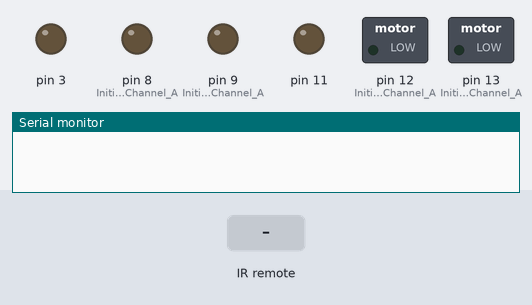
This sketch was run on a simulated Arduino Mega 2560, built with avr-gcc and run on an emulated ATmega2560. On the bench: switched loads named in the sketch (green lamp = pin HIGH), output pins drawn as LEDs (lit = HIGH), the last lines printed to the serial monitor. Inputs (shaded band) come from the test bench.

Above: at 1.2 s.
1.3 s: infrared code 0xFF629D received
At 2.5 s:
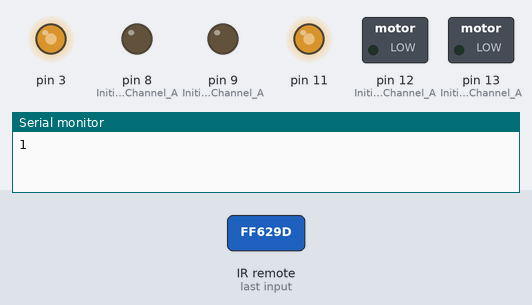
2.8 s: infrared code 0xFFA857 received
At 3.9 s:
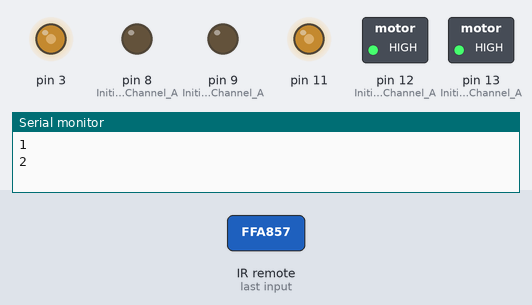
4.3 s: infrared code 0xFF02FD received
At 5.0 s:
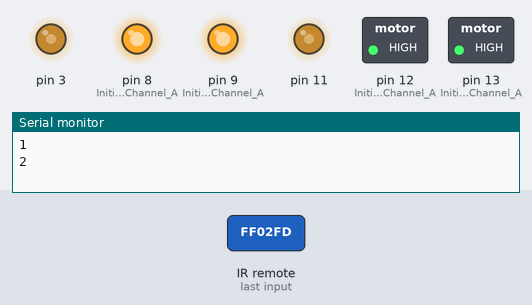
5.8 s: infrared code 0xFF22DD received
At 6.1 s:
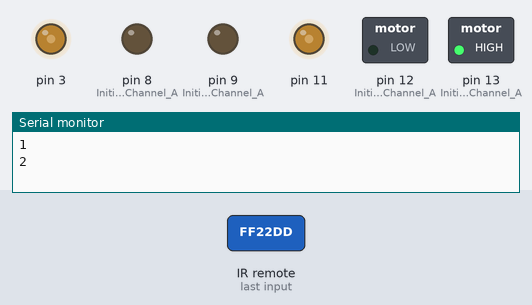
7.3 s: infrared code 0xFFC23D received
At 8.5 s:
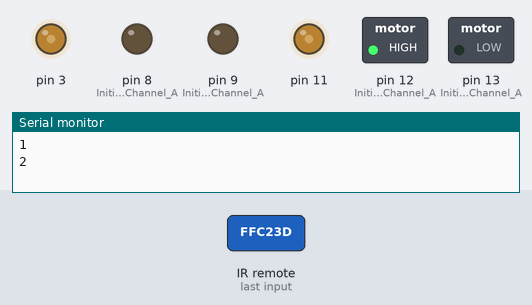
8.8 s: infrared code 0xFF02FD received
At 9.6 s:
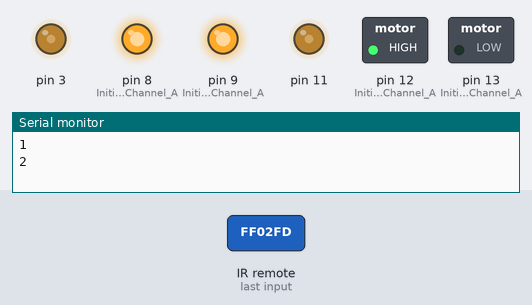
Timing chart, 0 to 11.3 s (numbered marks = the images above; inputs shaded):
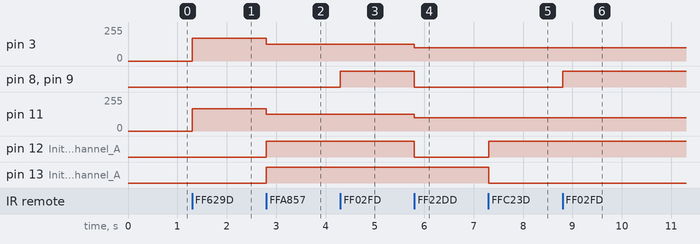

Measured:
- after the input at 1.3 s, pin 3: 0/255 → 170/255 at once; pin 11: 0/255 → 168/255 at once
- after the input at 2.8 s, pin 3: 170/255 → 125/255 at once; pin 11: 168/255 → 125/255 at once; pin 12 (Initiates_Motor_Channel_A), pin 13 (Initiates_Motor_Channel_A): LOW → HIGH at once
- after the input at 4.3 s, pin 8 (Initiates_Brake_Channel_A), pin 9 (Initiates_Brake_Channel_A): LOW → HIGH at once
- after the input at 5.8 s, pin 3, pin 11: 125/255 → 100/255 at once; pin 8 (Initiates_Brake_Channel_A), pin 9 (Initiates_Brake_Channel_A), pin 12 (Initiates_Motor_Channel_A): HIGH → LOW at once
- after the input at 7.3 s, pin 12 (Initiates_Motor_Channel_A): LOW → HIGH at once; pin 13 (Initiates_Motor_Channel_A): HIGH → LOW at once
- after the input at 8.8 s, pin 8 (Initiates_Brake_Channel_A), pin 9 (Initiates_Brake_Channel_A): LOW → HIGH at once

The sketch:

Tank_MotorShield_Test.ino
```cpp
/*************************************************************
Motor Shield 2-Channel DC Motor Demo
by Randy Sarafan

For more information see:
http://www.instructables.com/id/Arduino-Motor-Shield-Tutorial/

*************************************************************/

#include <IRremote.h>

int RECV_PIN = 5;

IRrecv irrecv(RECV_PIN);

decode_results results;

  int Richting; // 1=vooruit, 2=achteruit, 0=stop

void setup() {

  Serial.begin(9600);
  irrecv.enableIRIn(); // Start the IRreceiver

  //Setup Channel A
  pinMode(12, OUTPUT); //Initiates Motor Channel A pin
  pinMode(9, OUTPUT); //Initiates Brake Channel A pin

  //Setup Channel B
  pinMode(13, OUTPUT); //Initiates Motor Channel A pin
  pinMode(8, OUTPUT);  //Initiates Brake Channel A pin


}

void loop(){
//Serial.println("start loop");
  if (irrecv.decode(&results)) {
    String test;
    test = (results.value, HEX);
    //Serial.println(test);


  if ((results.value) == 0XFF629D){
    Richting = 1;
    Vooruit();

      }

   if ((results.value) == 0XFF02FD){
    Richting =0;
    RemLinks();
    RemRechts();

    }

   if ((results.value) == 0XFFA857){
    //Motor A backward @ full speed
    //Motor B fbackward @ full speed
    Richting = 2;
    Achteruit();

      }

    if ((results.value) == 0XFF22DD){
    Links();
    }

    if ((results.value) == 0XFFC23D){
    Rechts();
    }

/*
  //Motor A forward @ full speed
  digitalWrite(12, HIGH); //Establishes forward direction of Channel A
  digitalWrite(9, LOW);   //Disengage the Brake for Channel A
  analogWrite(3, 255);   //Spins the motor on Channel A at full speed

  //Motor B backward @ half speed
  digitalWrite(13, LOW);  //Establishes backward direction of Channel B
  digitalWrite(8, LOW);   //Disengage the Brake for Channel B
  analogWrite(11, 123);    //Spins the motor on Channel B at half speed


  delay(3000);


  digitalWrite(9, HIGH);  //Engage the Brake for Channel A
  digitalWrite(9, HIGH);  //Engage the Brake for Channel B


  delay(1000);


  //Motor A forward @ full speed
  digitalWrite(12, LOW);  //Establishes backward direction of Channel A
  digitalWrite(9, LOW);   //Disengage the Brake for Channel A
  analogWrite(3, 123);    //Spins the motor on Channel A at half speed

  //Motor B forward @ full speed
  digitalWrite(13, HIGH); //Establishes forward direction of Channel B
  digitalWrite(8, LOW);   //Disengage the Brake for Channel B
  analogWrite(11, 255);   //Spins the motor on Channel B at full speed


  delay(3000);


  digitalWrite(9, HIGH);  //Engage the Brake for Channel A
  digitalWrite(9, HIGH);  //Engage the Brake for Channel B


  delay(1000);
*/
irrecv.resume(); // Receive the next value

}

  //delay(100);
}
void Vooruit(){
        //Motor A forward @ full speed
      digitalWrite(12, LOW); //Establishes forward direction of Channel A
      digitalWrite(9, LOW);   //Disengage the Brake for Channel A
      analogWrite(3, 170);   //Spins the motor on Channel A at full speed

    //Motor B forward @ full speed
      digitalWrite(13, LOW); //Establishes forward direction of Channel B
      digitalWrite(8, LOW);   //Disengage the Brake for Channel B
      analogWrite(11, 168);   //Spins the motor on Channel B at full speed

      Serial.println(Richting);

    }

void Achteruit(){
        //Motor A forward @ full speed
      digitalWrite(12, HIGH); //Establishes forward direction of Channel A
      digitalWrite(9, LOW);   //Disengage the Brake for Channel A
      analogWrite(3, 125);   //Spins the motor on Channel A at full speed

    //Motor B forward @ full speed
      digitalWrite(13, HIGH); //Establishes forward direction of Channel B
      digitalWrite(8, LOW);   //Disengage the Brake for Channel B
      analogWrite(11, 125);   //Spins the motor on Channel B at full speed

      Serial.println(Richting);

    }

void RemLinks(){
  //Engage the Brake for Channel A & B
      //digitalWrite(8, HIGH);  //Engage the Brake for Channel A rechts
      digitalWrite(9, HIGH);  //Engage the Brake for Channel B links

  }
  void RemRechts(){
  //Engage the Brake for Channel A & B
      digitalWrite(8, HIGH);  //Engage the Brake for Channel A rechts
      //digitalWrite(9, HIGH);  //Engage the Brake for Channel B links

  }

  void Links(){

     //Motor A forward @ full speed
      digitalWrite(12, LOW); //Establishes forward direction of Channel A
      digitalWrite(9, LOW);   //Disengage the Brake for Channel A
      analogWrite(3, 100);   //Spins the motor on Channel A at full speed

    //Motor B forward @ full speed
      digitalWrite(13, HIGH); //Establishes forward direction of Channel B
      digitalWrite(8, LOW);   //Disengage the Brake for Channel B
      analogWrite(11, 100);   //Spins the motor on Channel B at full speed

      //RemRechts();
      delay(100);
       //Vooruit();
       //digitalWrite(8, LOW);   //Disengage the Brake for Channel A
      //Rem();
      /*
      if (Richting = 1){
        digitalWrite(40, HIGH);
        Serial.println(Richting);
        Vooruit();

      }
      if (Richting = 2){
        digitalWrite(40, LOW);
        Serial.println(Richting);
        Achteruit();
      }
      */
       switch (Richting) {
          case 1:
            digitalWrite(40, HIGH);
              Serial.println(Richting);
              Vooruit();
            break;
          case 2:
            digitalWrite(40, LOW);
              Serial.println(Richting);
              Achteruit();
            break;
          default:
            // if nothing else matches, do the default
            // default is optional
          break;
          }
  }
  void Rechts(){

       //Motor A forward @ full speed
      digitalWrite(12, HIGH); //Establishes forward direction of Channel A
      digitalWrite(9, LOW);   //Disengage the Brake for Channel A
      analogWrite(3, 100);   //Spins the motor on Channel A at full speed

    //Motor B forward @ full speed
      digitalWrite(13, LOW); //Establishes forward direction of Channel B
      digitalWrite(8, LOW);   //Disengage the Brake for Channel B
      analogWrite(11, 100);   //Spins the motor on Channel B at full speed

      //RemLinks();
      delay(100);
      //Vooruit();
      //digitalWrite(9, LOW);   //Disengage the Brake for Channel A
      //Rem();

      /*if (Richting = 1){
        digitalWrite(40, HIGH);
        Serial.println(Richting);
        Vooruit();


      }
      if (Richting = 2){
        digitalWrite(40, LOW);
        Serial.println(Richting);
        Achteruit();

      }
      */
      switch (Richting) {
    case 1:
      digitalWrite(40, HIGH);
        Serial.println(Richting);
        Vooruit();
      break;
    case 2:
      digitalWrite(40, LOW);
        Serial.println(Richting);
        Achteruit();
      break;
    default:
      // if nothing else matches, do the default
      // default is optional
    break;
  }
  }
```
